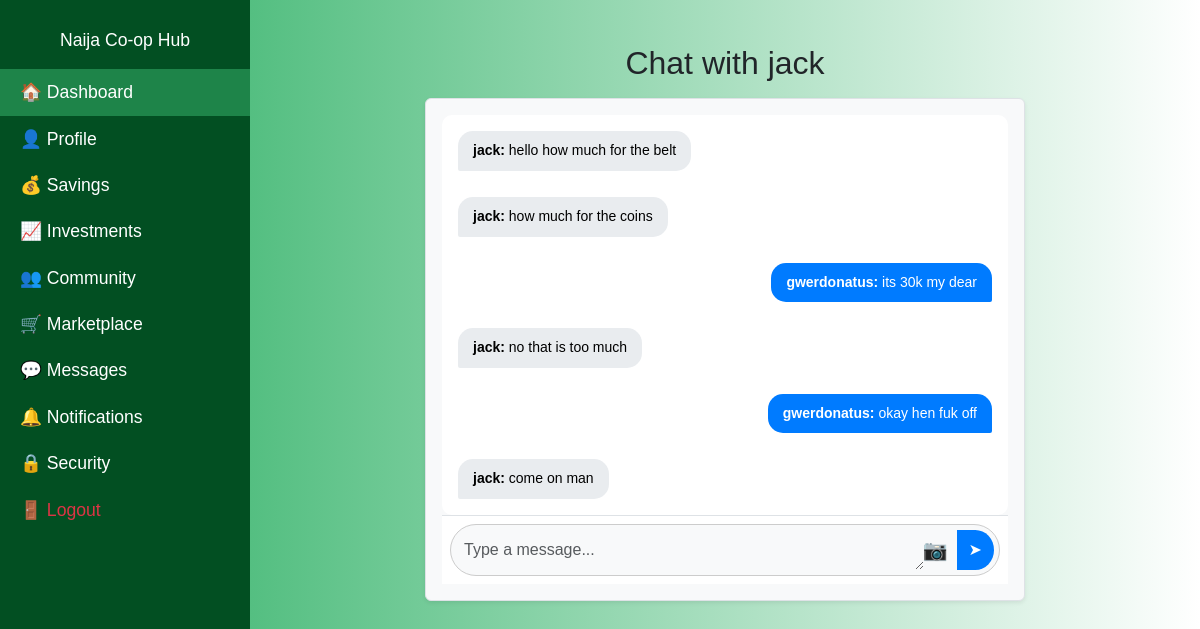
Screenshot of /chat/chat/jack/ (signed in) with the database file from the repository.
### chat/models.py (models this page shows, shortened)
class Message(models.Model):
    sender = models.ForeignKey(User, on_delete=models.CASCADE, related_name='chat_sent_messages')
    receiver = models.ForeignKey(User, on_delete=models.CASCADE, related_name='chat_received_messages')
    product = models.ForeignKey(Product, on_delete=models.CASCADE, related_name='chat_messages', null=True, blank=True)
    content = models.TextField(blank=True, null=True)  # Allow blank content if image/audio is sent
    image = models.ImageField(upload_to='chat_images/', blank=True, null=True)
    audio = models.FileField(upload_to='chat_audio/', blank=True, null=True)
    timestamp = models.DateTimeField(auto_now_add=True)
    is_read = models.BooleanField(default=False)
    class Meta:
        ordering = ['timestamp']  # Messages sorted in chronological order

### chat/views.py (the view)
# urls.py: path('chat/<str:username>/', views.chat_detail, name='chat_detail'),
@login_required
def chat_detail(request, username):
    user = request.user
    receiver = get_object_or_404(User, username=username)
    messages = Message.objects.filter(
        Q(sender=user, receiver=receiver) | Q(sender=receiver, receiver=user)
    ).order_by('timestamp')
    messages.filter(receiver=user, is_read=False).update(is_read=True)
    if request.method == 'POST':
        form = MessageForm(request.POST, request.FILES)
        if form.is_valid():
            message = form.save(commit=False)
            message.sender = request.user
            message.receiver = receiver
            message.save()
            return redirect('chat:chat_detail', username=username)
    else:
        form = MessageForm()
    return render(request, 'chat/chat_detail.html', {
        'messages': messages,
        'receiver': receiver,
        'form': form
    })

### chat/forms.py
class MessageForm(forms.ModelForm):
    class Meta:
        model = Message
        fields = ["content", "image", "audio"]
        widgets = {
            "content": forms.Textarea(attrs={"class": "form-control", "rows": 1, "placeholder": "Type a message..."}),
        }

### chat/context_processors.py (called while the page is built)
def unread_messages(request):
    if request.user.is_authenticated:
        return {'unread_count': Message.objects.filter(receiver=request.user, is_read=False).count()}
    return {}

### notifications/context_processors.py (called while the page is built)
def notifications_processor(request):
    if request.user.is_authenticated:
        notifications = Notification.objects.filter(recipient=request.user, is_read=False)
    else:
        notifications = Notification.objects.none()  # returns an empty QuerySet
    return {
        'notification_count': notifications.count()
    }

### payments/context_processors.py (called while the page is built)
def wallet_balance(request):
    if request.user.is_authenticated:
        try:
            balance = Wallet.objects.get(user=request.user).balance
        except Wallet.DoesNotExist:
            balance = 0.00
        return {"wallet_balance": balance}
    return {}

### chat/templates/chat/chat_detail.html (shortened to what this page needs)
{% extends "base.html" %}
{% block content %}
<div class="container py-4">
    <h2 class="text-center mb-3">Chat with {{ receiver.username }}</h2>
    <div class="chat-container border rounded shadow-sm p-3">
        <div class="chat-box p-3">
            {% for message in messages %}
                <div class="message {% if message.sender == request.user %}sent{% else %}received{% endif %}">
                    <p class="message-content">
                        <strong>{{ message.sender.username }}:</strong> {{ message.content }}
                    </p>
                </div>
            {% empty %}
                <p class="text-muted text-center">No messages yet.</p>
            {% endfor %}
        </div>
        <form method="post" enctype="multipart/form-data" class="message-form">
            <div class="input-group">
                <textarea name="content" class="form-control chat-input" placeholder="Type a message..." rows="1"></textarea>
                <label for="image-upload" class="image-upload-label">
                    📷
                </label>
                <button type="submit" class="btn btn-primary send-btn">➤</button>
            </div>
        </form>
    </div>
</div>
{% endblock %}

### templates/base.html (style rules this page uses)
body { background: linear-gradient(to right, #27ae60, #ffffff); font-family: Arial, sans-serif; }

### chat/templates/chat/chat_detail.html (style rules this page uses)
.chat-container { max-width: 600px; margin: auto; background: #f8f9fa; border-radius: 10px; overflow: hidden; }
.chat-box { height: 400px; overflow-y: auto; display: flex; flex-direction: column; padding-bottom: 10px; background: #ffffff; border-radius: 10px; }
.message { display: flex; flex-direction: column; margin-bottom: 10px; }
.message.sent { align-items: flex-end; }
.message.received { align-items: flex-start; }
.message-content { padding: 10px 15px; border-radius: 15px; max-width: 75%; font-size: 14px; line-height: 1.4; display: inline-block; }
.message.sent .message-content { background: #007bff; color: white; border-bottom-right-radius: 2px; }
.message.received .message-content { background: #e9ecef; color: black; border-bottom-left-radius: 2px; }
.message-form { display: flex; padding: 8px; background: #ffffff; border-top: 1px solid #dee2e6; position: sticky; bottom: 0; width: 100%; }
.input-group { display: flex; align-items: center; width: 100%; background: #f8f9fa; border-radius: 30px; padding: 5px; border: 1px solid #ccc; }
.chat-input { flex: 1; border: none; padding: 8px; border-radius: 20px; outline: none; background: transparent; }
.image-upload-label { cursor: pointer; font-size: 20px; margin-right: 10px; }
.send-btn { background: #007bff; border: none; padding: 8px 12px; border-radius: 50%; font-size: 16px; color: white; cursor: pointer; }

### rows the page displays
Message: sender.username "jack", content "hello how much for the belt"
Message: sender.username "jack", content "how much for the coins"
Message: sender.username "gwerdonatus", content "its 30k my dear"
Message: sender.username "jack", content "no that is too much"
Message: sender.username "gwerdonatus", content "okay hen fuk off"
Message: sender.username "jack", content "come on man"

### other values shown
{{ receiver.username }} "jack"
